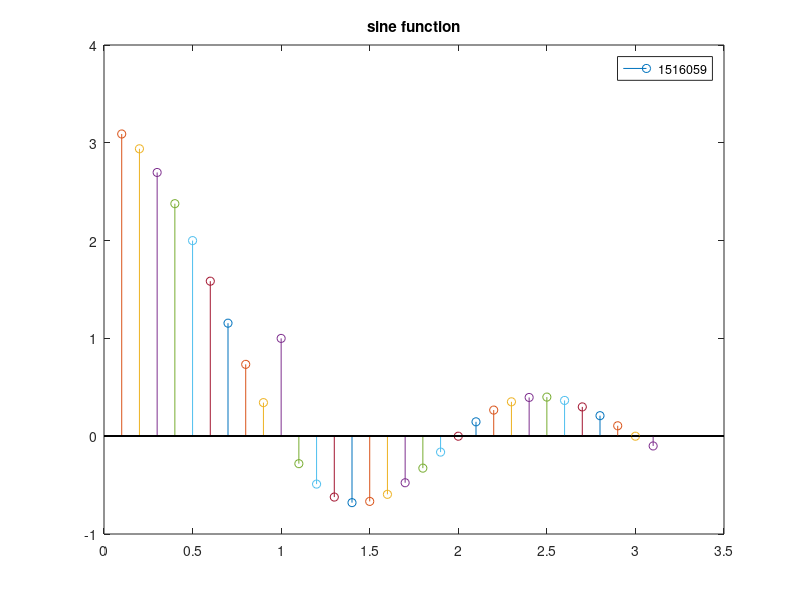

The MATLAB source for this figure:
clc
clear all
close all
for t= 0:0.1:1*pi
    if t==1;
        y=1;
    else
        y=sin(t*pi)/(t);
    end
        stem(t,y);
        hold on
        title('sine function');
        legend('1516059');
end
       